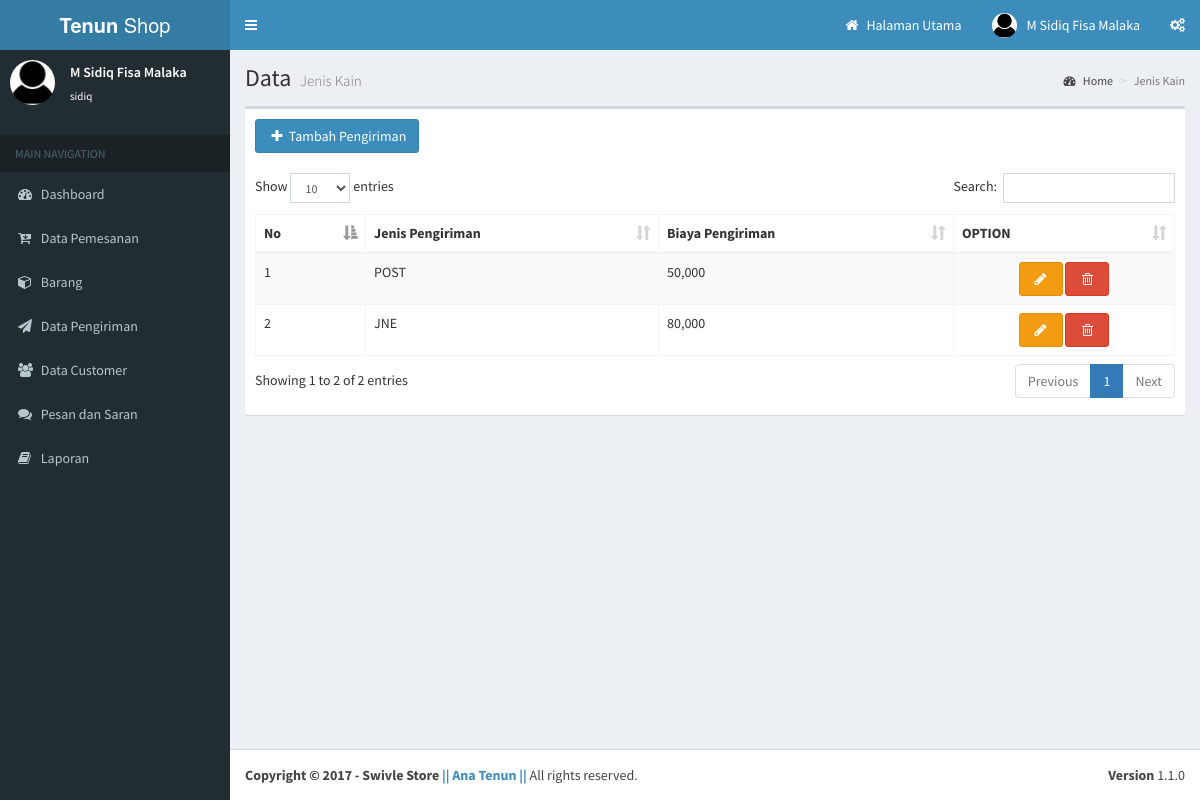
The app's page /admin/index.php?mod=pengiriman&pg=data_pengiriman (signed in) with its own data.
### tables this page shows
CREATE TABLE `pengiriman` (
  `id_pengiriman` int(11) NOT NULL,
  `nm_pengiriman` varchar(30) NOT NULL,
  `biaya_pengiriman` int(30) NOT NULL
);

### admin/config/config.php (called while the page is built, shortened)
<?php
$user_sql=mysqli_query($connect, "select * from admin where username='$_SESSION[username]'")or die ('error user ');
$data_us=mysqli_fetch_array($user_sql);
?>

### admin/content/pengiriman/data_pengiriman.php (the view, shortened to what this page needs)
 <section class="content-header">
          <h1>
            Data
            <small>Jenis Kain</small>
          </h1>
          <ol class="breadcrumb">
            <li><a href="#"><i class="fa fa-dashboard"></i> Home</a></li>
            <li class="active">Jenis Kain</li>
          </ol>
        </section>
        <section class="content">
            <div class="box">
                <div class="box-header">
<button type="button" class="btn btn-primary" data-toggle="modal" data-target="#tambah_jenis"><i class="fa fa-plus fa-fw"></i> Tambah Pengiriman</button>
                </div>
                <div class="box-body">
                  <table id="example1" class="table table-bordered table-striped">
                    <thead>
                      <tr>
                        <th>No</th>
                        <th>Jenis Pengiriman</th>
                        <th>Biaya Pengiriman</th>
                        <th>OPTION</th>
                      </tr>
                    </thead>
                    <tbody>
                    <?php
					$sql=mysqli_query($connect, "SELECT * FROM pengiriman ORDER BY id_pengiriman DESC
					") or die ("error");
					$no=1;
					while($data=mysqli_fetch_array($sql)){
					 ?>
                      <tr>
                        <td><?php echo $no ; ?></td>
                        <td><?php echo $data['nm_pengiriman'] ; ?></td>
                        <td><?php echo number_format($data['biaya_pengiriman'] ); ?></td>
                        <td align="center"><div style="width:100px;">
<button title="Edit" type="button" class="btn btn-warning" data-toggle="modal" data-target="#edit<?php echo $data['id_pengiriman']; ?>"><i class="fa fa-pencil fa-fw"></i></button></a>
<a href="content/pengiriman/hapus.php?id=<?php echo $data['id_pengiriman']; ?>" onclick="return confirm('Anda Yakin Akan Menghapus data Pengiriman : <?php echo $data['nm_pengiriman'] ; ?> ?')"><button title="Hapus" type="button" class="btn btn-danger"><i class="fa fa-trash-o fa-fw"></i></button></a>
</div></td>
                      </tr>
               <?php $no++; } ?>
                    </tbody>
                  </table>
                </div>
              </div>
                 </section>

### admin/config/header.php (shortened to what this page needs)
<header class="main-header">
       <a href="index.php" class="logo">
         <span class="logo-lg"><b>Tenun</b> Shop </span>
       </a>
       <nav class="navbar navbar-static-top" role="navigation">
         <a href="#" class="sidebar-toggle" data-toggle="offcanvas" role="button">
         </a>
         <div class="navbar-custom-menu">
           <ul class="nav navbar-nav">
             <li class="dropdown user user-menu">
               <a href="../index.php" target="_blank"><i class="fa fa-home"></i>
               Halaman Utama
               </a>
               </li>
             <li class="dropdown user user-menu">
               <a href="#" class="dropdown-toggle" data-toggle="dropdown">
                 <img src="content/user/foto/images-4.jpg" class="user-image" alt="User Image">
                 <span class="hidden-xs"><?php echo $data_us['nama_lengkap'];?></span>
               </a>
             </li>
             <li>
               <a href="#" data-toggle="control-sidebar"><i class="fa fa-gears"></i></a>
             </li>
           </ul>
         </div>
       </nav>
     </header>

### admin/config/sidebar.php (shortened to what this page needs)
        <section class="sidebar">
          <div class="user-panel">
            <div class="pull-left image">
              <img src="content/user/foto/images-4.jpg" class="img-circle" alt="User Image">
            </div>
            <div class="pull-left info">
              <p><?php echo $data_us['nama_lengkap'];?></p>
              <a href="#"><?php echo $data_us['username'];?></a>
            </div>
          </div>
          <br />
          <ul class="sidebar-menu">
            <li class="header">MAIN NAVIGATION</li>
            <li class="<?php if(empty($_GET['mod'])){ echo "active";} ?>">
              <a href="index.php">
                <i class="fa fa-dashboard"></i> <span>Dashboard</span>
              </a> </li>
                <li>
              <a href="index.php?mod=transaksi&pg=data_transaksi">
                <i class="fa fa-cart-arrow-down"></i> <span>Data Pemesanan</span>
              </a>
            </li>
              <li class="treeview">
              <a href="#">
                <i class="fa fa-cube"></i>
                <span>Barang</span>
              </a>
            </li>
              <li>
              <a href="index.php?mod=pengiriman&pg=data_pengiriman">
                <i class="fa  fa-send"></i> <span>Data Pengiriman</span>
              </a>
            </li>
             <li>
              <a href="index.php?mod=Customer&pg=data_customer">
                <i class="fa fa-users"></i> <span>Data Customer</span>
              </a>
            </li>
            <li>
              <a href="index.php?mod=komentar&pg=data">
                <i class="fa fa-comments"></i> <span>Pesan dan Saran</span>
              </a>
            </li>
<li class="treeview">
              <a href="#">
                <i class="fa fa-book"></i>
                <span>Laporan</span>
              </a>
            </li>
               </ul>
        </section>

### records on screen
pengiriman: nm_pengiriman "POST", biaya_pengiriman "50,000"
pengiriman: nm_pengiriman "JNE", biaya_pengiriman "80,000"

### other values on screen
$data_us['nama_lengkap'] "M Sidiq Fisa Malaka"
$data_us['username'] "sidiq"
